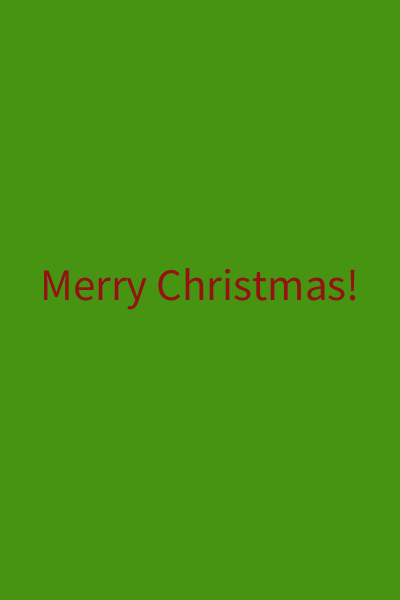
Frame 1 (no input)
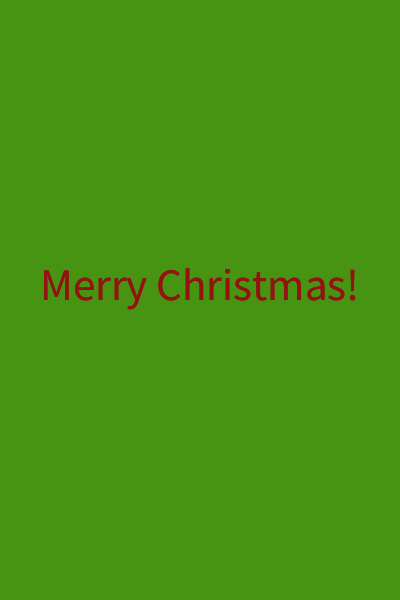
Frame 2 (the mouse pressed at the canvas centre, redrawn once)

The Processing sketch that drew these frames (run headless with seeded random() and noise(); the mouse was pressed at the canvas centre and the sketch redrawn once):

// Processing sketch: processing_48918
// ── processing_48918.pde

void setup ()
{
  size(400, 600);
  background(71, 147, 18);
  smooth();
  textAlign( CENTER );
  noLoop ();     //run draw() only ONCE

}

void draw()
{
 
  textSize(45 );
  fill (147,18,18);
  
  text( "Merry Christmas!",width/2, height/2);
}

void keyPressed ()
{
  save ("snapshot.jpg");
}               
